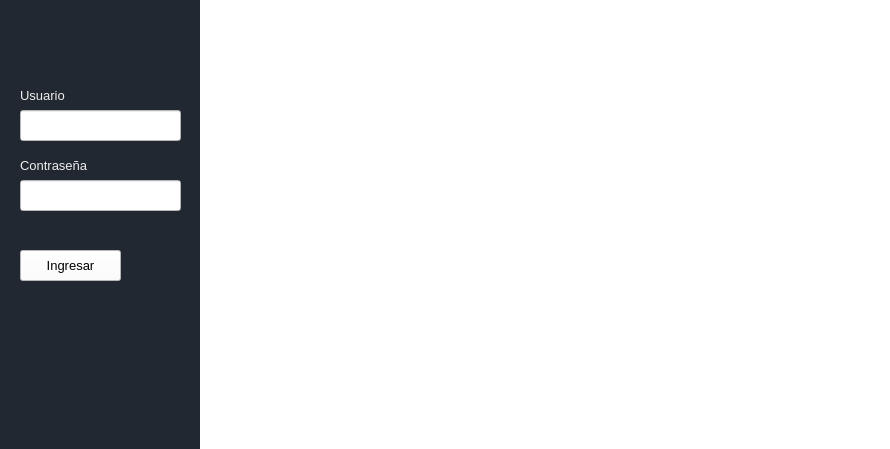
<?xml version="1.0" encoding="UTF-8"?>
<ui version="4.0">
 <class>Ingreso</class>
 <widget class="QMainWindow" name="Ingreso">
  <property name="geometry">
   <rect>
    <x>0</x>
    <y>0</y>
    <width>890</width>
    <height>449</height>
   </rect>
  </property>
  <property name="minimumSize">
   <size>
    <width>890</width>
    <height>449</height>
   </size>
  </property>
  <property name="maximumSize">
   <size>
    <width>890</width>
    <height>449</height>
   </size>
  </property>
  <property name="windowTitle">
   <string>Ingreso</string>
  </property>
  <property name="styleSheet">
   <string notr="true">background-color: rgb(255, 255, 255);
</string>
  </property>
  <widget class="QWidget" name="centralwidget">
   <widget class="QLineEdit" name="lineEditContrasena">
    <property name="geometry">
     <rect>
      <x>20</x>
      <y>180</y>
      <width>161</width>
      <height>31</height>
     </rect>
    </property>
    <property name="font">
     <font>
      <family>Arial</family>
      <pointsize>10</pointsize>
     </font>
    </property>
    <property name="styleSheet">
     <string notr="true">background-color: rgb(255, 255, 255);</string>
    </property>
    <property name="text">
     <string/>
    </property>
    <property name="echoMode">
     <enum>QLineEdit::Password</enum>
    </property>
   </widget>
   <widget class="QLabel" name="ImagenLabel">
    <property name="geometry">
     <rect>
      <x>200</x>
      <y>0</y>
      <width>691</width>
      <height>451</height>
     </rect>
    </property>
    <property name="minimumSize">
     <size>
      <width>691</width>
      <height>431</height>
     </size>
    </property>
    <property name="font">
     <font>
      <family>Corbel</family>
      <pointsize>9</pointsize>
     </font>
    </property>
    <property name="styleSheet">
     <string notr="true">background-color: rgb(255, 255, 255);</string>
    </property>
    <property name="text">
     <string/>
    </property>
   </widget>
   <widget class="QPushButton" name="botonIngresar">
    <property name="geometry">
     <rect>
      <x>20</x>
      <y>250</y>
      <width>101</width>
      <height>31</height>
     </rect>
    </property>
    <property name="font">
     <font>
      <family>Arial</family>
      <pointsize>10</pointsize>
      <weight>50</weight>
      <bold>false</bold>
     </font>
    </property>
    <property name="styleSheet">
     <string notr="true">background-color: rgb(255, 255, 255);</string>
    </property>
    <property name="text">
     <string>Ingresar</string>
    </property>
   </widget>
   <widget class="QLineEdit" name="lineEditUsuario">
    <property name="geometry">
     <rect>
      <x>20</x>
      <y>110</y>
      <width>161</width>
      <height>31</height>
     </rect>
    </property>
    <property name="font">
     <font>
      <family>Arial</family>
      <pointsize>10</pointsize>
     </font>
    </property>
    <property name="styleSheet">
     <string notr="true">background-color: rgb(255, 255, 255);</string>
    </property>
   </widget>
   <widget class="QLabel" name="label">
    <property name="geometry">
     <rect>
      <x>20</x>
      <y>80</y>
      <width>71</width>
      <height>31</height>
     </rect>
    </property>
    <property name="font">
     <font>
      <family>Arial</family>
      <pointsize>10</pointsize>
      <weight>50</weight>
      <bold>false</bold>
     </font>
    </property>
    <property name="styleSheet">
     <string notr="true">background-color: rgb(34, 40, 49);
color: rgb(238, 238, 238);</string>
    </property>
    <property name="text">
     <string>Usuario</string>
    </property>
   </widget>
   <widget class="QLabel" name="label_2">
    <property name="geometry">
     <rect>
      <x>20</x>
      <y>150</y>
      <width>111</width>
      <height>31</height>
     </rect>
    </property>
    <property name="font">
     <font>
      <family>Arial</family>
      <pointsize>10</pointsize>
      <weight>50</weight>
      <bold>false</bold>
     </font>
    </property>
    <property name="styleSheet">
     <string notr="true">background-color: rgb(34, 40, 49);
color: rgb(238, 238, 238);</string>
    </property>
    <property name="text">
     <string>Contraseña</string>
    </property>
   </widget>
   <widget class="QLabel" name="labelAzul">
    <property name="geometry">
     <rect>
      <x>0</x>
      <y>0</y>
      <width>201</width>
      <height>451</height>
     </rect>
    </property>
    <property name="font">
     <font>
      <pointsize>10</pointsize>
      <weight>50</weight>
      <bold>false</bold>
     </font>
    </property>
    <property name="styleSheet">
     <string notr="true">background-color: rgb(34, 40, 49);</string>
    </property>
    <property name="text">
     <string/>
    </property>
   </widget>
   <zorder>labelAzul</zorder>
   <zorder>botonIngresar</zorder>
   <zorder>label</zorder>
   <zorder>label_2</zorder>
   <zorder>lineEditUsuario</zorder>
   <zorder>ImagenLabel</zorder>
   <zorder>lineEditContrasena</zorder>
  </widget>
 </widget>
 <tabstops>
  <tabstop>lineEditUsuario</tabstop>
  <tabstop>lineEditContrasena</tabstop>
  <tabstop>botonIngresar</tabstop>
 </tabstops>
 <resources/>
 <connections/>
</ui>
